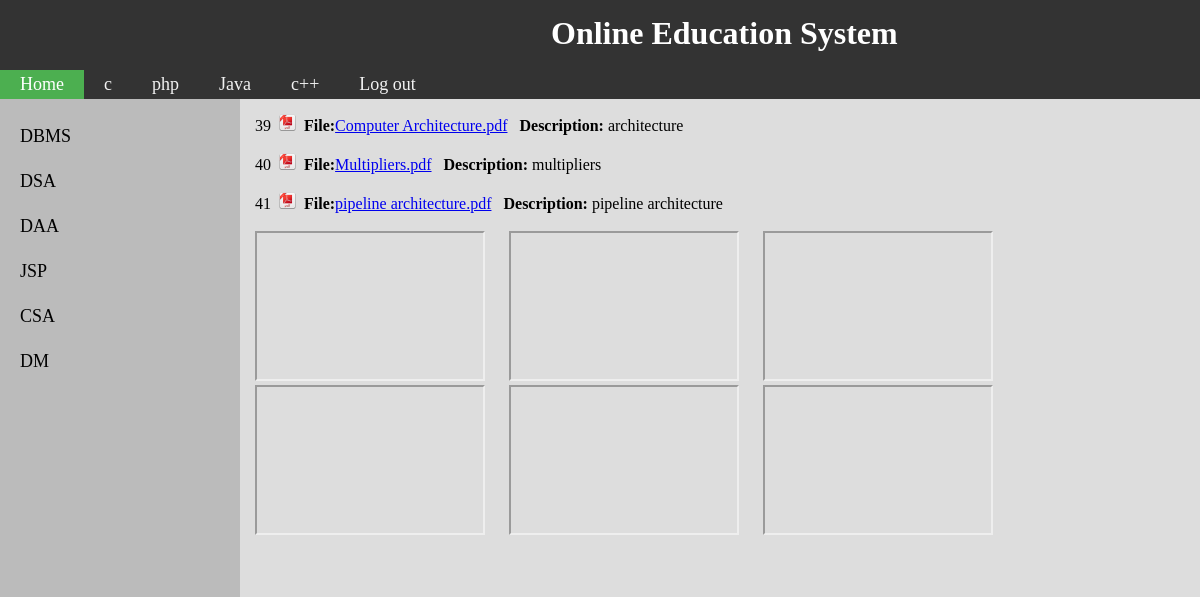
The page /OnlineEducationSystem/csa.php (signed in) on the database its author committed.
### tables this page shows
CREATE TABLE `admin_upload` (
  `id` int(200) NOT NULL,
  `subject` varchar(500) NOT NULL,
  `filename` varchar(500) NOT NULL,
  `description` varchar(500) NOT NULL
);

CREATE TABLE `youtube` (
  `id` int(11) NOT NULL,
  `link` varchar(1000) NOT NULL,
  `branch` varchar(50) NOT NULL,
  `about` varchar(100) NOT NULL DEFAULT '3'
);

### OnlineEducationSystem/csa.php (the view, shortened to what this page needs)
<html>
    <head>
    </head>
    <body>
        <div class="topnav" ><h1>&nbsp;&nbsp;&nbsp;&nbsp;&nbsp;&nbsp;&nbsp;&nbsp;&nbsp;&nbsp;&nbsp;&nbsp;Online Education System</h1></div>
 <div class="topnav" >
            <a class="active" href="educature/home.php">Home</a>
            <a href="c1.php">c</a>
            <a href="php.php">php</a>
            <a href="java.php">Java</a>
            <a href="c++.php">c++</a>
            <a href="logout.php">Log out</a>
        </div>
        <div class="row" style="margin:0px;height:10000px" >
            <div class="left" style="background-color:#bbb;" >
                <ul id="myMenu" name="">
                    <li><a href="ce.php" onc>DBMS</a></li>
                    <li><a href="dsa.php">DSA</a></li>
                    <li><a href="daa.php">DAA</a></li>
                    <li><a href="jsp.php">JSP</a></li>
                    <li><a href="csa.php">CSA</a></li>
                    <li><a href="dm.php">DM</a></li>
                </ul>
            </div>
            <div class="right" style="background-color:#ddd;">
                <?php
                try {
                    $dbhandler = new PDO('mysql:host=127.0.0.1;dbname=php', 'root', '');
                    $dbhandler->setAttribute(PDO::ATTR_ERRMODE, PDO::ERRMODE_EXCEPTION);
                    $query = $dbhandler->query('select * from admin_upload where subject="csa"');
                    while ($r = $query->fetch()) {
                        $fnm = $r['filename'];
                        echo $r['id'];
                        echo "&nbsp;&nbsp;<img src='pdf.jpg' height=17 width=17/>&nbsp;&nbsp;<b>File:</b><a href='upload/$fnm' target='_blank'>" . $fnm . '</a>&nbsp;&nbsp;&nbsp;<b>Description:</b>' . $r['description'];
                        echo '<br><br>';
                    }
                    $query = $dbhandler->query('select * from youtube where branch="csa"');
                    echo '<table class="right" style="background-color:#ddd;">';
                    while ($r = $query->fetch()) {
                        echo'
                             <iframe width="230" height="150" src="' . $r['link'] . '">
                             </iframe>&nbsp;&nbsp;&nbsp;&nbsp;&nbsp;';
                    }
                        } catch (PDOException $e) {
                    echo $e->getMessage();
                    die();
                }
                        ?>
            </div>
        </div>
    </body>
</html>

### OnlineEducationSystem/csa.php (style rules this page uses)
body { background-color: #ddd; margin: 0px; }
h1 { color: white; padding: 5px; align-items: center; margin: 20px; margin-top: 10px; margin-bottom: 40px; margin-left: 450px; margin-right: 50px; height: 20px; }
div { margin: 0px; }
.topnav { overflow: hidden; background-color: #333; }
.topnav a { float: left; color: #f2f2f2; text-align: center; padding: 4px 20px; text-decoration: none; font-size: 18px; }
.topnav a.active { background-color: #4CAF50; color: white; }
* { box-sizing: border-box; }
.row { display: flex; }
.left { flex: 20%; padding: 15px 0; }
.right { flex: 80%; padding: 15px; }
#myMenu { list-style-type: none; padding: 0; margin: 0; }
#myMenu li a { backgrxound-color: #f6f6f6; padding: 12px 20px; text-decoration: none; font-size: 18px; color: black; display: block; }

### rows shown on the page
admin_upload: id "39", filename "Computer Architecture.pdf", description "architecture"
admin_upload: id "40", filename "Multipliers.pdf", description "multipliers"
admin_upload: id "41", filename "pipeline architecture.pdf", description "pipeline architecture"
